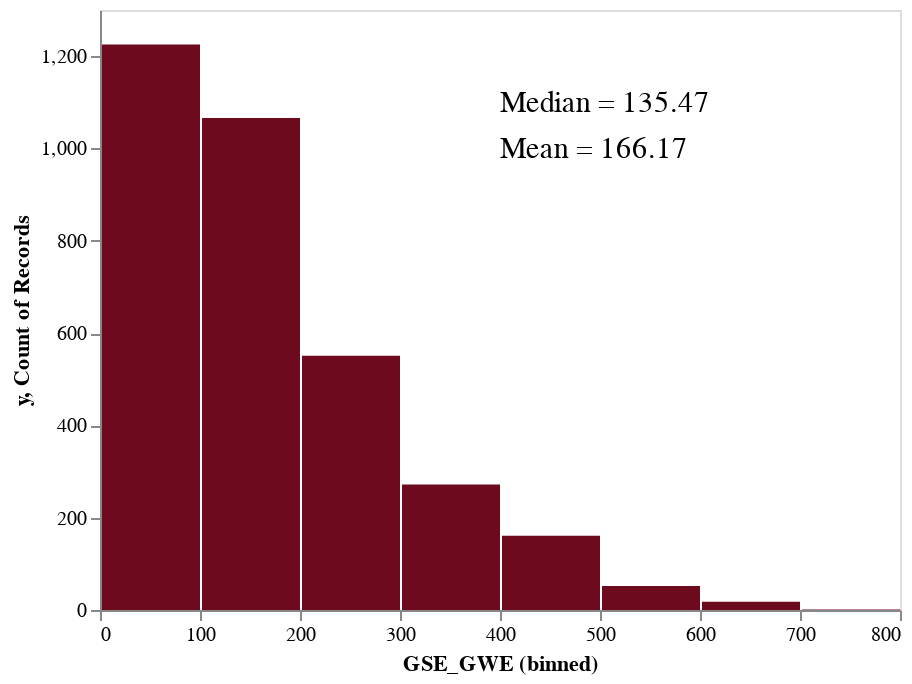

Notebook code cell kept with this figure:
### Markdown cell above
### Baseline
   - Distribution of the target and statistics such as mean and median 
   - It can be observed below that the target has a [left skewed distribution](https://stats.stackexchange.com/questions/11351/left-skewed-vs-symmetric-distribution-observed/11352#11352) with most well of the groundwater depth less that 200
   - The score of this regressor is very low : R-squared of the prediction = -0.057
   - The r-squared isnegative and this indicates that the the sum-of-squares of the residuals from the model (SSres) is larger than the sum-of-squares from the horizontal line (median) (SStot).
   - R-squared is computed as 1−SSres/SStot. (here, SSres = residual error)When SSres is greater than SStot, that equation could compute a negative value for R-squared, if the value of the coefficient is greater than 1.

### Code cell
draw_histogram(pd.DataFrame(y_train.reset_index()), "GSE_GWE" )

### Figure 1 — Vega-Lite specification as saved in the notebook (floating-point values rounded to 4 significant figures; data arrays with more than 128 entries replaced by an {"elided": "..."} marker saying what was removed)
{"config": {"view": {"continuousWidth": 400, "continuousHeight": 300}, "axis": {"grid": false}}, "layer": [{"data": {"name": "data-94ae3e2d8636e3c5db5afe081c4b9dc0"}, "mark": {"type": "text", "align": "left", "color": "black", "fontSize": 15}, "encoding": {"text": {"field": "value", "type": "nominal"}, "y": {"field": "y", "type": "quantitative"}}}, {"data": {"name": "data-01f89861d7417acd06e1ace3b75429cc"}, "mark": {"type": "bar", "color": "#6e0a1e"}, "encoding": {"x": {"bin": true, "field": "GSE_GWE", "type": "quantitative"}, "y": {"aggregate": "count", "type": "quantitative"}}}], "$schema": "https://vega.github.io/schema/vega-lite/v4.17.0.json", "datasets": {"data-94ae3e2d8636e3c5db5afe081c4b9dc0": [{"x": 166.2, "y": 1000, "value": "Mean = 166.17"}, {"x": 135.5, "y": 1100, "value": "Median = 135.47"}], "data-01f89861d7417acd06e1ace3b75429cc": {"elided": "3346 records"}}}
